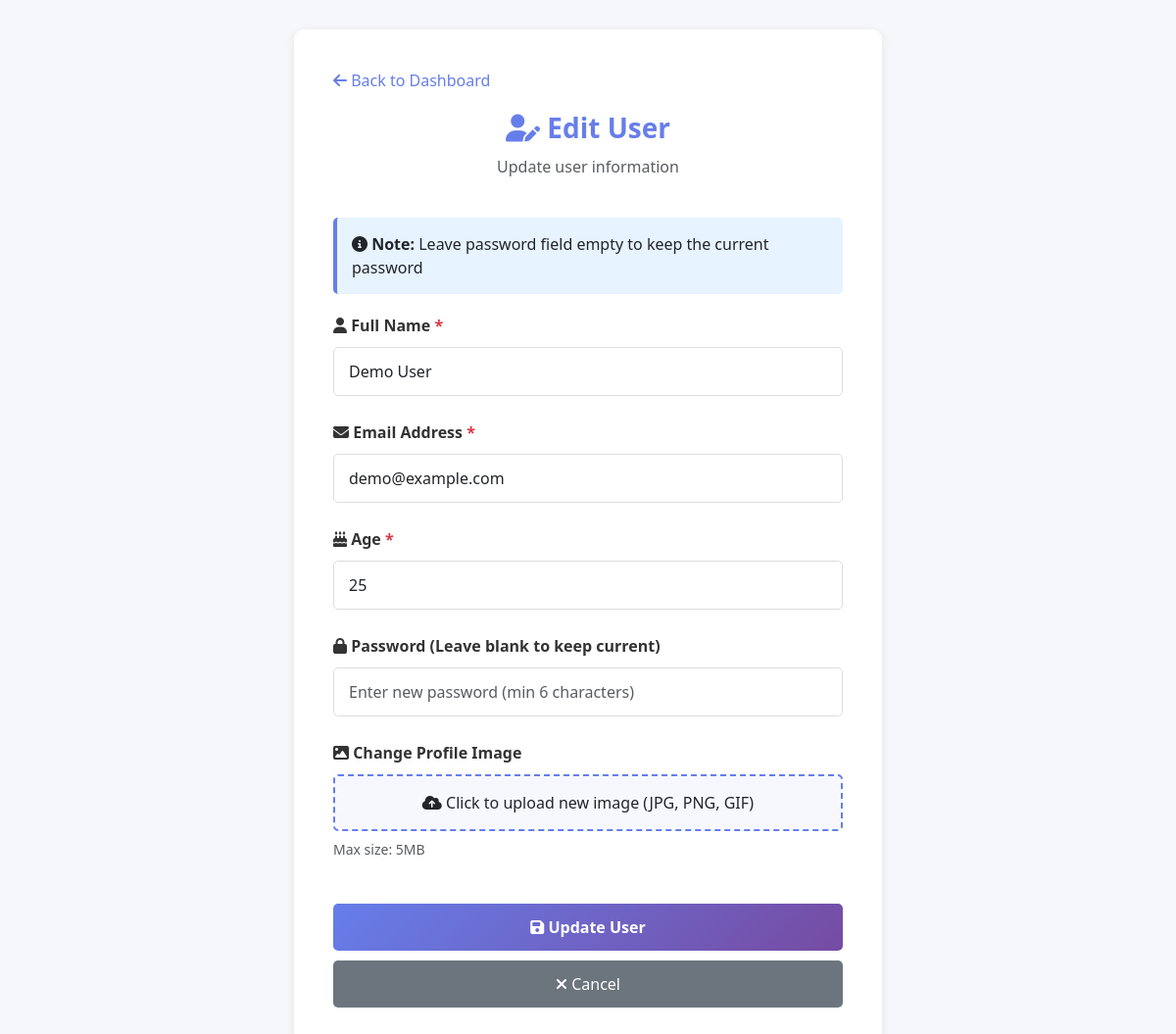
The app's page /edit.php?id=1 (signed in) with its own data.
### tables this page shows
CREATE TABLE `users` (
    `id` INT PRIMARY KEY AUTO_INCREMENT,
    `full_name` VARCHAR(100) NOT NULL,
    `email` VARCHAR(100) NOT NULL UNIQUE,
    `username` VARCHAR(100) UNIQUE,
    `phone` VARCHAR(20),
    `address` VARCHAR(255),
    `age` INT,
    `password` VARCHAR(255) NOT NULL,
    `profile_image` VARCHAR(255),
    `created_at` TIMESTAMP DEFAULT CURRENT_TIMESTAMP,
    `updated_at` TIMESTAMP DEFAULT CURRENT_TIMESTAMP ON UPDATE CURRENT_TIMESTAMP,
    INDEX `idx_created_at` (`created_at`)
);

### edit.php (the view, shortened to what this page needs)
<?php
require_once 'config/db.php';
$user_id = isset($_GET['id']) ? (int)$_GET['id'] : 0;
$result = $conn->query("SELECT * FROM users WHERE id = $user_id");
$user = $result->fetch_assoc();
?>
<!DOCTYPE html>
<html lang="en">
<head>
    <link href="https://cdn.jsdelivr.net/npm/bootstrap@5.3.0/dist/css/bootstrap.min.css" rel="stylesheet">
    <link rel="stylesheet" href="https://cdnjs.cloudflare.com/ajax/libs/font-awesome/6.4.0/css/all.min.css">
</head>
<body>
    <div class="form-container">
        <a href="dashboard.php" class="back-link">
            <i class="fas fa-arrow-left"></i> Back to Dashboard
        </a>
        <div class="form-header">
            <h1><i class="fas fa-user-edit"></i> Edit User</h1>
            <p class="text-muted">Update user information</p>
        </div>
        <div class="info-box">
            <strong><i class="fas fa-info-circle"></i> Note:</strong> Leave password field empty to keep the current password
        </div>
        <form method="POST" enctype="multipart/form-data" id="editUserForm">
            <div class="form-group">
                <label for="full_name" class="form-label">
                    <i class="fas fa-user"></i> Full Name <span class="text-danger">*</span>
                </label>
                <input type="text" class="form-control" id="full_name" name="full_name"
                       value="<?php echo htmlspecialchars($user['full_name']); ?>" required>
            </div>
            <div class="form-group">
                <label for="email" class="form-label">
                    <i class="fas fa-envelope"></i> Email Address <span class="text-danger">*</span>
                </label>
                <input type="email" class="form-control" id="email" name="email"
                       value="<?php echo htmlspecialchars($user['email']); ?>" required>
            </div>
            <div class="form-group">
                <label for="age" class="form-label">
                    <i class="fas fa-birthday-cake"></i> Age <span class="text-danger">*</span>
                </label>
                <input type="number" class="form-control" id="age" name="age" min="18" max="100"
                       value="<?php echo $user['age']; ?>" required>
            </div>
            <div class="form-group">
                <label for="password" class="form-label">
                    <i class="fas fa-lock"></i> Password (Leave blank to keep current)
                </label>
                <input type="password" class="form-control" id="password" name="password"
                       placeholder="Enter new password (min 6 characters)">
            </div>
            <div class="form-group">
                <label for="profile_image" class="form-label">
                    <i class="fas fa-image"></i> Change Profile Image
                </label>
                <label for="profile_image" class="file-input-label">
                    <span id="file-name"><i class="fas fa-cloud-upload-alt"></i> Click to upload new image (JPG, PNG, GIF)</span>
                </label>
                <small class="text-muted d-block mt-2">Max size: 5MB</small>
            </div>
            <button type="submit" class="btn btn-submit">
                <i class="fas fa-save"></i> Update User
            </button>
            <a href="dashboard.php" class="btn-cancel">
                <i class="fas fa-times"></i> Cancel
            </a>
        </form>
    </div>
</body>
</html>

### edit.php (style rules this page uses)
body { background: #f5f7fa; padding: 30px 20px; }
.form-container { background: white; border-radius: 10px; box-shadow: 0 2px 10px rgba(0, 0, 0, 0.08); max-width: 600px; margin: 0 auto; padding: 40px; }
.form-header { text-align: center; margin-bottom: 40px; }
.form-header h1 { color: #667eea; font-size: 28px; font-weight: bold; margin-bottom: 10px; }
.form-group { margin-bottom: 25px; }
.form-label { font-weight: 600; color: #333; margin-bottom: 10px; display: block; }
.form-control { border: 1px solid #ddd; padding: 12px 15px; border-radius: 5px; transition: all 0.3s; }
.file-input-label { display: block; padding: 15px; border: 2px dashed #667eea; border-radius: 5px; text-align: center; cursor: pointer; transition: all 0.3s; background: rgba(102, 126, 234, 0.05); }
.btn-submit { background: linear-gradient(135deg, #667eea 0%, #764ba2 100%); border: none; color: white; padding: 12px 30px; border-radius: 5px; font-weight: bold; width: 100%; transition: all 0.3s; margin-top: 20px; }
.btn-cancel { background: #6c757d; color: white; padding: 12px 30px; border-radius: 5px; text-decoration: none; display: inline-block; transition: all 0.3s; margin-top: 10px; width: 100%; text-align: center; }
.back-link { display: inline-block; margin-bottom: 20px; color: #667eea; text-decoration: none; transition: all 0.3s; }
.info-box { background: #e7f3ff; border-left: 4px solid #667eea; padding: 15px; border-radius: 5px; margin-bottom: 20px; }

### records on screen
users: full_name "Demo User", email "demo@example.com", age "25"
